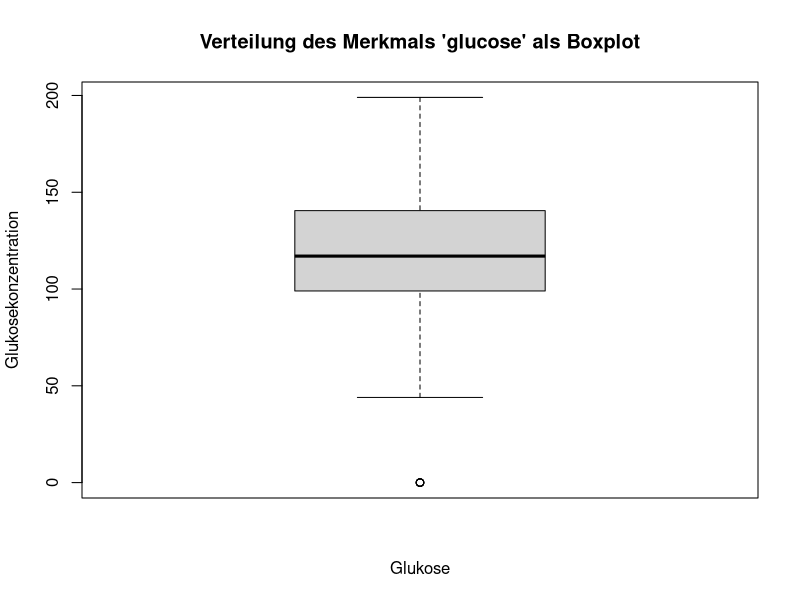
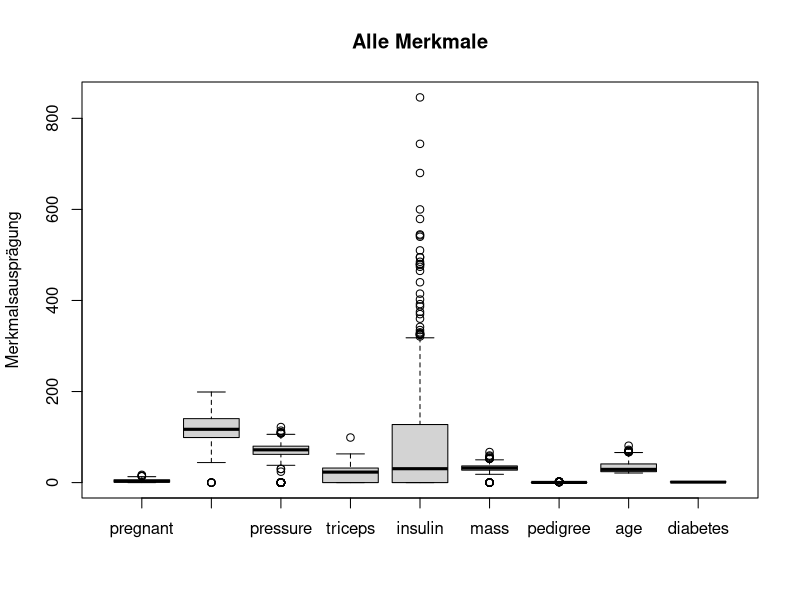
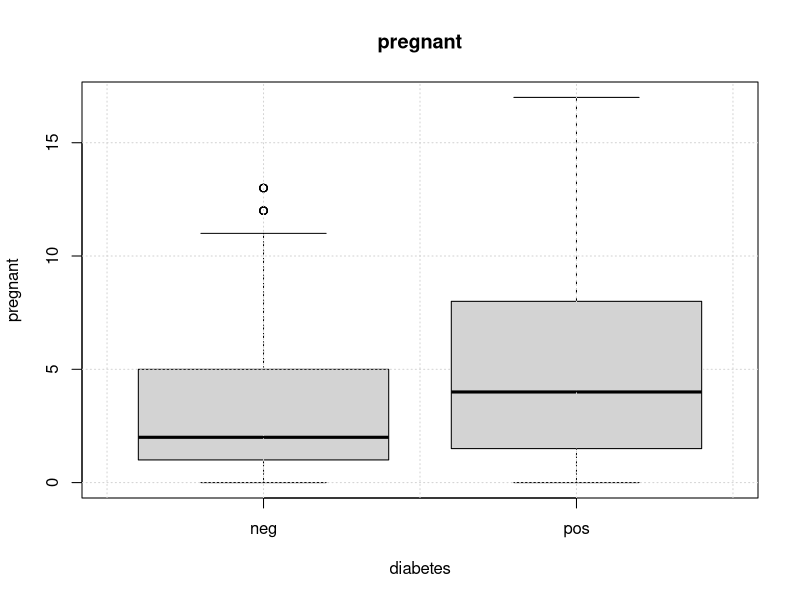
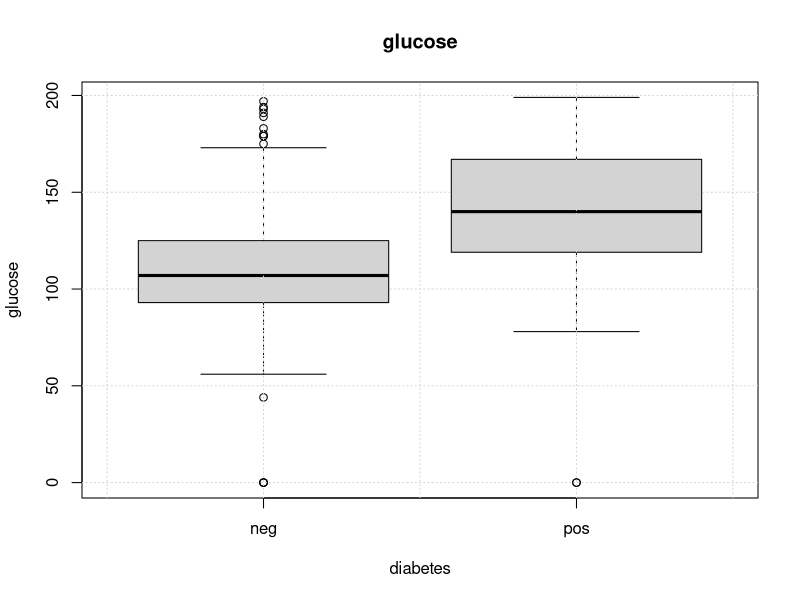
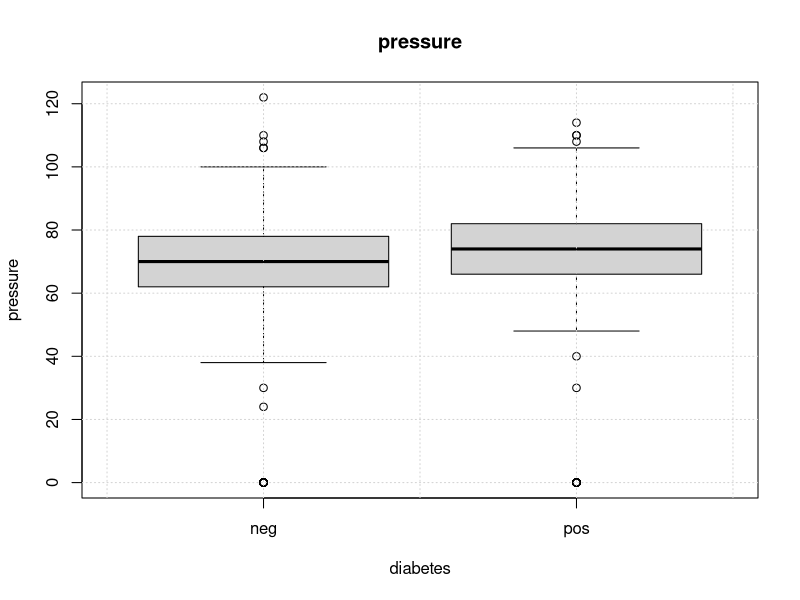
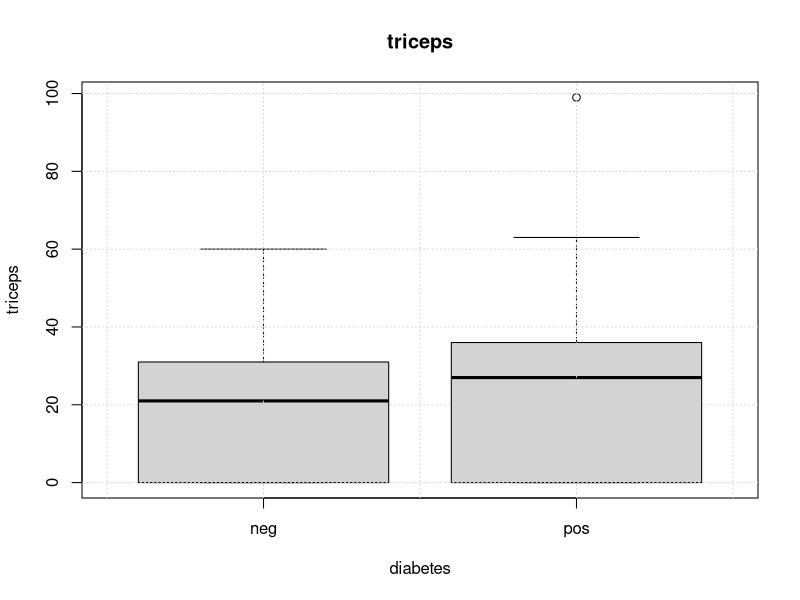
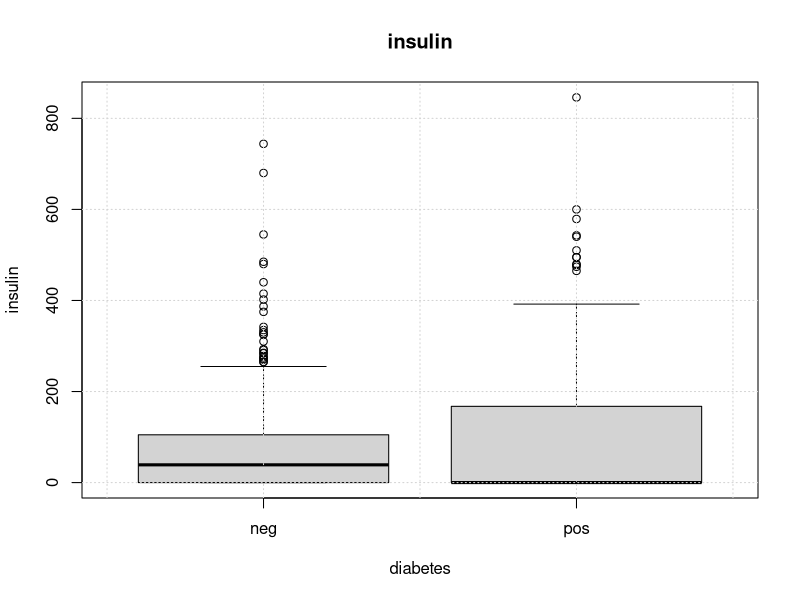
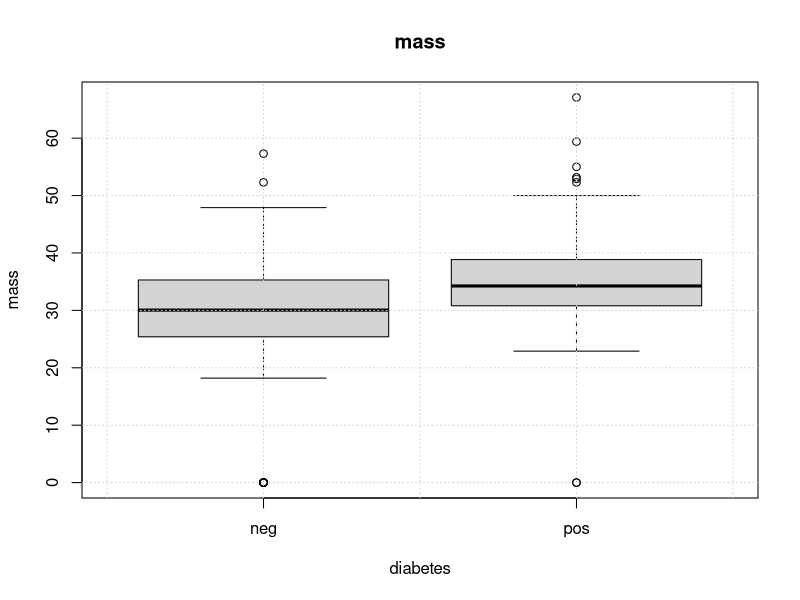

These figures' R source, in order:
################################################################################
## Boxplot-Darstellung von mehreren Beobachtungen
## unter ausschliesslicher Verwendung der R-Basis-Grafik
##
## Günter Faes, https://www.faes.de/ad-oculos/
## Version 1.0, 04.10.2020
##
## RStudio: Version 1.4.1717
## R-Version: R-4.1.0
##
## Inspiration: Rolling Your RS (Blog), Base Graphics "The Drunk Uncle" of R ?
################################################################################

## Laden der Beispieldaten aus dem Paket mlbench:
library(mlbench)  # Machine Learning Benchmark Problems
data(PimaIndiansDiabetes)

## Information zum Datensatz PimaIndiansDiabetes:
# pregnant:	Number of times pregnant
# glucose:	Plasma glucose concentration (glucose tolerance test)
# pressure:	Diastolic blood pressure (mm Hg)
# triceps:	Triceps skin fold thickness (mm)
# insulin:	2-Hour serum insulin (mu U/ml)
# mass:   	Body mass index (weight in kg/(height in m)\^2)
# pedigree:	Diabetes pedigree function
# age:    	Age (years)
# diabetes:	Class variable (test for diabetes)


## Nur um den Datensatznamen handlicher zu machen:
PID <- PimaIndiansDiabetes

## Ein paar Informationen ueber den Datensatz:
# (Es wird keinerlei Bearbeitung des Datensatzes vorgenommen!)
View(PID)    # Darstellung als Tabelle    
str(PID)     # Darstellung der Struktur
summary(PID) # Beschreibung der Verteilung


## Darstellung eines Merkmals als Boxplot:
boxplot(PID$glucose, main = "Verteilung des Merkmals 'glucose' als Boxplot", 
        ylab = "Glukosekonzentration",
        xlab = "Glukose")

## Alle Merkmale als Uebersicht darstellen:
boxplot(PID, main = "Alle Merkmale", ylab = "Merkmalsausprägung")

## Einzelne grafische Darstellung der Merkmale:
for (ii in 1:(ncol(PID)-1)) {
  form <- as.formula(paste(names(PID)[ii]," ~ diabetes",sep=""))
  boxplot(form,data=PID,main=names(PID)[ii])
  grid()
}

## Grafische Darstellung der Merkmale in einem Bild:

par(mfrow=c(2,4)) # 2 * 4 Grafiken in einer Darstellung

for (ii in 1:(ncol(PID)-1)) {
  form <- as.formula(paste(names(PID)[ii]," ~ diabetes",sep=""))
  boxplot(form,data=PID,main=names(PID)[ii])
  grid()
}

par(mfrow=c(1,1)) # Grafikparameter wieder auf eine Darstellung pro Window einstellen.
